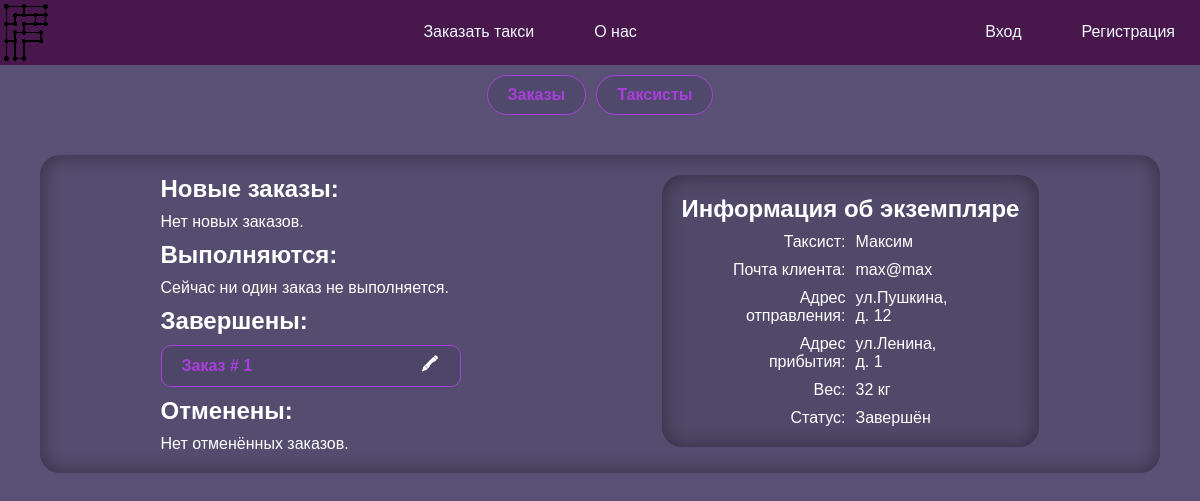
Page /admin.php?edit=order&id=1 on the committed database.
### tables this page shows
CREATE TABLE `orders` (
  `id` int(11) NOT NULL,
  `taxist` int(11) NOT NULL,
  `client` int(11) NOT NULL,
  `from` int(11) NOT NULL,
  `to` int(11) NOT NULL,
  `weight` int(11) NOT NULL,
  `status` int(11) NOT NULL
);

CREATE TABLE `users` (
  `id` int(11) NOT NULL,
  `login` varchar(128) NOT NULL,
  `name` varchar(32) NOT NULL,
  `phone` bigint(11) NOT NULL,
  `email` varchar(128) NOT NULL,
  `password` varchar(128) NOT NULL,
  `role` int(11) NOT NULL
);

CREATE TABLE `streets` (
  `id` int(11) NOT NULL,
  `name` varchar(32) NOT NULL
);

CREATE TABLE `houses` (
  `id` int(11) NOT NULL,
  `street` int(11) NOT NULL,
  `house` int(11) NOT NULL
);

CREATE TABLE `statuses` (
  `id` int(11) NOT NULL,
  `name` varchar(128) NOT NULL
);

### funcs/DBinteraction.php (called while the page is built, shortened)
<?php
function selectFrom($query, $way)
{
    if (trim($query) == null) {
        $_SESSION['result'] = "Вы передали пустой запрос.";
    } else {
    require "connect.php";
    $res = $con->query($query);
    switch ($way) {
        case "ALL":
            $output = $res->fetch_all(MYSQLI_ASSOC);
            break;
        case "ONE":
            $output = $res->fetch_assoc();
            break;
    }}
    return $output;
}

### admin/editForms/order.php (the view)
<?php
require_once("./funcs/DBinteraction.php");
$query = "SELECT orders.id,
users.name AS taxist,
users.email AS client,
street_from.name AS `from_street_str`,
street_to.name AS `to_street_str`,
house_from.street AS `from_street`,
house_to.street AS `to_street`,
house_from.house AS `from_house`,
house_to.house AS `to_house`,
orders.weight,
statuses.name AS `status`
FROM orders
INNER JOIN users ON orders.client = users.id
INNER JOIN taxists ON orders.taxist = taxists.id
INNER JOIN statuses ON orders.status = statuses.id
INNER JOIN houses AS house_from ON orders.from = house_from.id
INNER JOIN houses AS house_to ON orders.to = house_to.id
INNER JOIN streets AS street_from ON house_from.street = street_from.id
INNER JOIN streets AS street_to ON house_to.street = street_to.id
WHERE `orders`.`id` = " . $_GET['id'];
$thisorder = selectFrom($query, "ONE");
?>
<h1>Информация об экземпляре</h1>
<?php
$descorder = [
    "Таксист",
    "Почта клиента",
    "Адрес отправления",
    "Адрес прибытия",
    "Вес",
    "Статус"
];
$descorderKey = 0;
foreach ($thisorder as $key => $item) {
    switch ($key) {
        case "id":
        case "from_street":
        case "to_street":
        case "from_house":
        case "to_house":
            break;
        case "from_street_str":
?>
            <div class="flex g10 mauto toolInfo">
                <span class="ctrl-r"><?= $descorder[$descorderKey] ?>:</span>
                <span>ул.<?= $item ?>,<br>д. <?= $thisorder['from_house'] ?></span>
            </div>
        <?php
            $descorderKey++;
            break;
        case "to_street_str":
        ?>
            <div class="flex g10 mauto toolInfo">
                <span class="ctrl-r"><?= $descorder[$descorderKey] ?>:</span>
                <span>ул.<?= $item ?>,<br>д. <?= $thisorder['to_house'] ?></span>
            </div>
        <?php
            $descorderKey++;
            break;
        case "weight":
        ?>
            <div class="flex g10 mauto toolInfo">
                <span class="ctrl-r"><?= $descorder[$descorderKey] ?>:</span>
                <span><?= $item ?> кг</span>
            </div>
        <?php
            $descorderKey++;
            break;
        default:
        ?>
            <div class="flex g10 mauto toolInfo">
                <span class="ctrl-r"><?= $descorder[$descorderKey] ?>:</span>
                <span><?= $item ?></span>
            </div>
<?php
            $descorderKey++;
            break;
    }
}
?>

### admin/toolOrders.php (shortened to what this page needs)
<?php
require_once("./funcs/DBinteraction.php");
$query = "SELECT orders.id,
users.name AS taxist,
users.email AS client,
street_from.name AS `from_street_str`,
street_to.name AS `to_street_str`,
house_from.street AS `from_street`,
house_to.street AS `to_street`,
house_from.house AS `from_house`,
house_to.house AS `to_house`,
statuses.name AS `status`
FROM orders
INNER JOIN users ON orders.client = users.id
INNER JOIN taxists ON orders.taxist = taxists.id
INNER JOIN statuses ON orders.status = statuses.id
INNER JOIN houses AS house_from ON orders.from = house_from.id
INNER JOIN houses AS house_to ON orders.to = house_to.id
INNER JOIN streets AS street_from ON house_from.street = street_from.id
INNER JOIN streets AS street_to ON house_to.street = street_to.id
ORDER BY `orders`.`id` DESC";
$orders = selectFrom($query, "ALL");
?>
<div class="list flex column g10 wcenter">
    <?php
    require("./funcs/listGenerator.php");
    ?>
    <h2>Новые заказы:</h2>
    <?php
    $emptyList = true;
    if ($emptyList) {
    ?>
        <p>Нет новых заказов.</p>
    <?php
    }
    ?>
    <h2>Выполняются:</h2>
    <?php
    $emptyList = true;
    if ($emptyList) {
    ?>
        <p>Сейчас ни один заказ не выполняется.</p>
    <?php
    }
    ?>
    <h2>Завершены:</h2>
    <?php
    foreach ($orders as $order) {
        if ($order['status'] == "Завершён") {
            generateListItem($order, "order");
        }
    }
    ?>
    <h2>Отменены:</h2>
    <?php
    $emptyList = true;
    if ($emptyList) {
    ?>
        <p>Нет отменённых заказов.</p>
    <?php
    }
    ?>
</div>

### funcs/listGenerator.php (shortened to what this page needs)
<?php
function generateListItem($listItem, $listType)
{
?>
    <div class="accent brad10 flex jc-sb ai-c">
        <span>
            <?php
            switch ($listType) {
                case "order":
            ?>
                    Заказ #
                    <?= $listItem['id'] ?>
                <?php
                    break;
                ?>
            <?php
            }
            ?>
        </span>
        <div class="flex g10">
            <?php
            switch ($listType) {
                case "order":
                    $href = "?edit=order&id=" . $listItem['id'];
                    break;
            }
            ?>
            <a href="<?= $href ?>" class="accent-invert">🖍</a>
        </div>
    </div>
<?php
}

### style.css (style rules this page uses)
*, a { margin: 0; border: 0; outline: 0; padding: 0; text-decoration: none; font-family: Arial, Helvetica, sans-serif; }
*, a, select[value], input[value] { color: white; }
body, input[value] { background-color: #585175; }
a, button { cursor: pointer; }
.list { width: 25%; min-width: 300px; }
.toolInfo>span { width: 120px; }

### often.css (style rules this page uses)
.accent { border: #ab3edd 1px solid; border-radius: 25px; padding: 10px 20px; background-color: #40395c59; color: #ab3edd; font-weight: bold; transition: all 0.25s ease-out; }
.accent::placeholder { color: #ab3edd69; }
.accent span { color: #ab3edd; font-weight: bold; }
.accent-invert { height: 20px; width: 20px; display: flex; justify-content: center; align-items: center; border-radius: 0px; font-weight: bolder; transition: all 0.25s ease-out; }
.wcenter { margin: 0 auto; }
.mauto { margin: auto; }
.g10 { gap: 10px; }
.brad10 { border-radius: 10px; }
.flex { display: flex; }
.column { flex-direction: column; }
.jc-sb { justify-content: space-between; }
.ai-c { align-items: center; }
.ctrl-r { text-align: right; }

### rows in the picture
orders: client.name "Максим", client.email "max@max", streets.name "Пушкина", from.house "12", streets.name "Ленина", to.house "1", weight "32", status.name "Завершён", id "1"

### other values in the picture
$descorder[$descorderKey] "Таксист"
$descorder[$descorderKey] "Почта клиента"
$descorder[$descorderKey] "Адрес отправления"
$descorder[$descorderKey] "Адрес прибытия"
$descorder[$descorderKey] "Вес"
$descorder[$descorderKey] "Статус"
